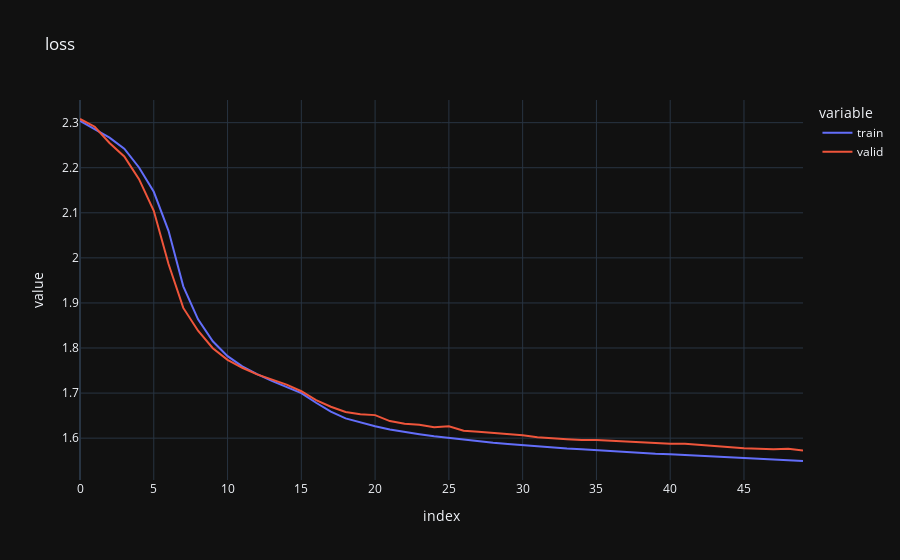
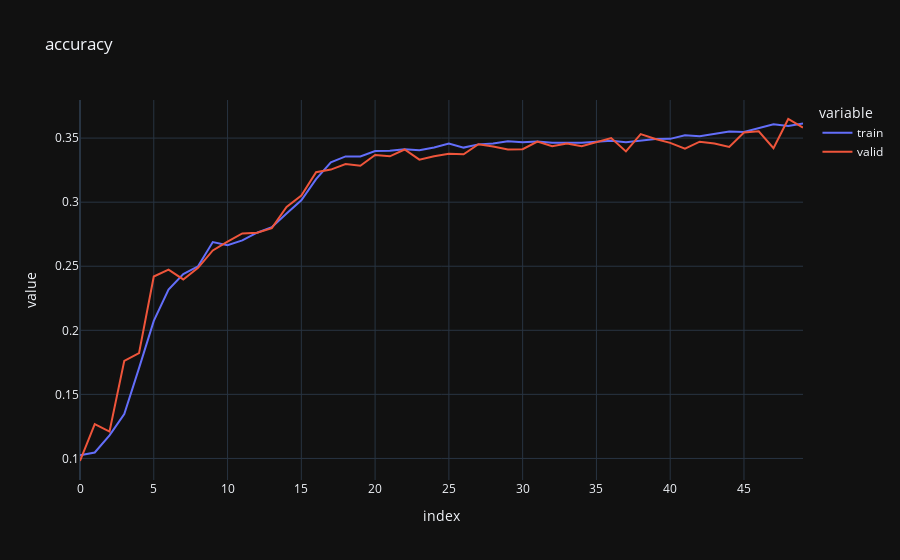

Notebook source saved alongside these figures, in order:
### Code cell
loss_data = pd.DataFrame({
    'train': history.history['loss'],
    'valid': history.history['val_loss']
})

accuracy_data = pd.DataFrame({
    'train': history.history['accuracy'],
    'valid': history.history['val_accuracy']
})

px.line(loss_data, title='loss').show()
px.line(accuracy_data, title='accuracy').show()

### Figure 1 — Plotly figure (JSON) as saved in the notebook; plotly's stock layout.template omitted (floating-point values rounded to 4 significant figures)
{"data": [{"hovertemplate": "variable=train<br>index=%{x}<br>value=%{y}<extra></extra>", "legendgroup": "train", "line": {"color": "#636efa", "dash": "solid"}, "marker": {"symbol": "circle"}, "mode": "lines", "name": "train", "orientation": "v", "showlegend": true, "type": "scatter", "x": [0, 1, 2, 3, 4, 5, 6, 7, 8, 9, 10, 11, 12, 13, 14, 15, 16, 17, 18, 19, 20, 21, 22, 23, 24, 25, 26, 27, 28, 29, 30, 31, 32, 33, 34, 35, 36, 37, 38, 39, 40, 41, 42, 43, 44, 45, 46, 47, 48, 49], "xaxis": "x", "y": [2.304, 2.285, 2.267, 2.242, 2.201, 2.147, 2.06, 1.937, 1.864, 1.815, 1.782, 1.759, 1.742, 1.727, 1.714, 1.7, 1.678, 1.659, 1.644, 1.634, 1.626, 1.619, 1.613, 1.609, 1.604, 1.6, 1.597, 1.593, 1.59, 1.587, 1.584, 1.582, 1.58, 1.577, 1.575, 1.573, 1.571, 1.569, 1.568, 1.565, 1.564, 1.562, 1.561, 1.56, 1.557, 1.555, 1.554, 1.553, 1.551, 1.549], "yaxis": "y"}, {"hovertemplate": "variable=valid<br>index=%{x}<br>value=%{y}<extra></extra>", "legendgroup": "valid", "line": {"color": "#EF553B", "dash": "solid"}, "marker": {"symbol": "circle"}, "mode": "lines", "name": "valid", "orientation": "v", "showlegend": true, "type": "scatter", "x": [0, 1, 2, 3, 4, 5, 6, 7, 8, 9, 10, 11, 12, 13, 14, 15, 16, 17, 18, 19, 20, 21, 22, 23, 24, 25, 26, 27, 28, 29, 30, 31, 32, 33, 34, 35, 36, 37, 38, 39, 40, 41, 42, 43, 44, 45, 46, 47, 48, 49], "xaxis": "x", "y": [2.308, 2.291, 2.255, 2.225, 2.175, 2.104, 1.986, 1.889, 1.838, 1.8, 1.774, 1.756, 1.742, 1.73, 1.719, 1.704, 1.684, 1.67, 1.658, 1.653, 1.651, 1.638, 1.632, 1.63, 1.624, 1.626, 1.617, 1.614, 1.612, 1.609, 1.607, 1.602, 1.601, 1.598, 1.596, 1.596, 1.594, 1.592, 1.59, 1.587, 1.587, 1.588, 1.585, 1.583, 1.579, 1.577, 1.576, 1.575, 1.577, 1.572], "yaxis": "y"}], "layout": {"legend": {"title": {"text": "variable"}, "tracegroupgap": 0}, "title": {"text": "loss"}, "xaxis": {"anchor": "y", "domain": [0, 1], "title": {"text": "index"}}, "yaxis": {"anchor": "x", "domain": [0, 1], "title": {"text": "value"}}}}

### Figure 2 — Plotly figure (JSON) as saved in the notebook; plotly's stock layout.template omitted (floating-point values rounded to 4 significant figures)
{"data": [{"hovertemplate": "variable=train<br>index=%{x}<br>value=%{y}<extra></extra>", "legendgroup": "train", "line": {"color": "#636efa", "dash": "solid"}, "marker": {"symbol": "circle"}, "mode": "lines", "name": "train", "orientation": "v", "showlegend": true, "type": "scatter", "x": [0, 1, 2, 3, 4, 5, 6, 7, 8, 9, 10, 11, 12, 13, 14, 15, 16, 17, 18, 19, 20, 21, 22, 23, 24, 25, 26, 27, 28, 29, 30, 31, 32, 33, 34, 35, 36, 37, 38, 39, 40, 41, 42, 43, 44, 45, 46, 47, 48, 49], "xaxis": "x", "y": [0.1026, 0.1046, 0.118, 0.1346, 0.1705, 0.2073, 0.2318, 0.2439, 0.2499, 0.2688, 0.2663, 0.2702, 0.2762, 0.2804, 0.2912, 0.3014, 0.318, 0.3311, 0.3357, 0.3356, 0.3399, 0.3401, 0.3412, 0.3406, 0.3427, 0.3458, 0.3426, 0.3451, 0.3458, 0.3475, 0.3467, 0.3473, 0.3465, 0.3462, 0.3464, 0.3472, 0.348, 0.3468, 0.3483, 0.3492, 0.3494, 0.3522, 0.3514, 0.3531, 0.3552, 0.3548, 0.3576, 0.3608, 0.3594, 0.3613], "yaxis": "y"}, {"hovertemplate": "variable=valid<br>index=%{x}<br>value=%{y}<extra></extra>", "legendgroup": "valid", "line": {"color": "#EF553B", "dash": "solid"}, "marker": {"symbol": "circle"}, "mode": "lines", "name": "valid", "orientation": "v", "showlegend": true, "type": "scatter", "x": [0, 1, 2, 3, 4, 5, 6, 7, 8, 9, 10, 11, 12, 13, 14, 15, 16, 17, 18, 19, 20, 21, 22, 23, 24, 25, 26, 27, 28, 29, 30, 31, 32, 33, 34, 35, 36, 37, 38, 39, 40, 41, 42, 43, 44, 45, 46, 47, 48, 49], "xaxis": "x", "y": [0.098, 0.1268, 0.121, 0.1762, 0.1822, 0.242, 0.2474, 0.2397, 0.2487, 0.2623, 0.2692, 0.2756, 0.2762, 0.2797, 0.2962, 0.3052, 0.3234, 0.3254, 0.3297, 0.3284, 0.3368, 0.3358, 0.3411, 0.3332, 0.3358, 0.3378, 0.3374, 0.3452, 0.3434, 0.3411, 0.3413, 0.3473, 0.3437, 0.3458, 0.3437, 0.3471, 0.35, 0.3396, 0.3531, 0.3493, 0.3463, 0.3417, 0.3472, 0.3458, 0.3431, 0.3543, 0.3553, 0.3421, 0.3649, 0.3582], "yaxis": "y"}], "layout": {"legend": {"title": {"text": "variable"}, "tracegroupgap": 0}, "title": {"text": "accuracy"}, "xaxis": {"anchor": "y", "domain": [0, 1], "title": {"text": "index"}}, "yaxis": {"anchor": "x", "domain": [0, 1], "title": {"text": "value"}}}}
